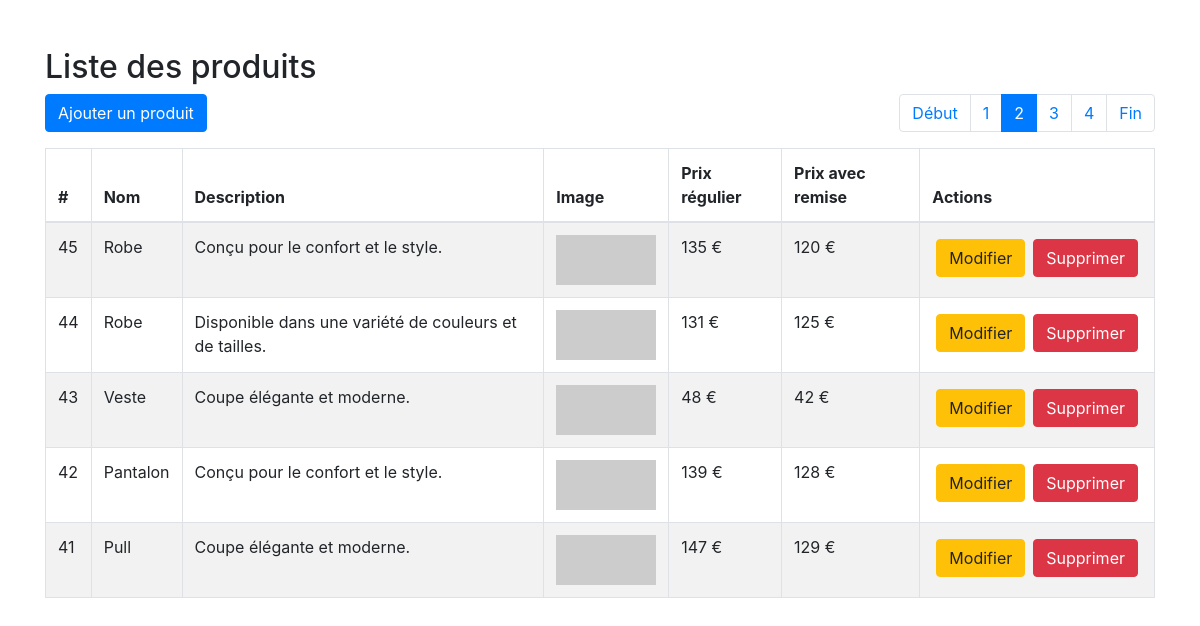
The app's page /index.php?page=2 with its own data.
### tables this page shows
CREATE TABLE produits (
        id INTEGER PRIMARY KEY AUTOINCREMENT,
        name TEXT NOT NULL,
        description TEXT,
        image TEXT,
        regular_price REAL NOT NULL,
        discount_price REAL NOT NULL,
        created_at TIMESTAMP DEFAULT CURRENT_TIMESTAMP,
        updated_at TIMESTAMP DEFAULT CURRENT_TIMESTAMP
    );

### index.php (the view, shortened to what this page needs)
<?php
include_once 'config.php';
$results_per_page = 5;
if (!isset ($_GET['page'])) {
    $page = 1;
} else {
    $page = $_GET['page'];
}
$start_from = ($page - 1) * $results_per_page;
try {
    $sql_count = "SELECT COUNT(*) AS total FROM produits";
    $result_count = $conn->query($sql_count);
    $row_count = $result_count->fetch(PDO::FETCH_ASSOC);
    $total_products = $row_count['total'];
    $sql = "SELECT * FROM produits ORDER BY id DESC LIMIT :start_from, :results_per_page";
    $stmt = $conn->prepare($sql);
    $stmt->bindParam(':start_from', $start_from, PDO::PARAM_INT);
    $stmt->bindParam(':results_per_page', $results_per_page, PDO::PARAM_INT);
    $stmt->execute();
    $products = $stmt->fetchAll(PDO::FETCH_ASSOC);
} catch (PDOException $e) {
    echo "Erreur : " . $e->getMessage();
}
?>
<!DOCTYPE html>
<html lang="fr">
<head>
    <link rel="stylesheet" href="https://maxcdn.bootstrapcdn.com/bootstrap/4.5.2/css/bootstrap.min.css">
</head>
<body>
    <div class="container mt-5">
        <h2>Liste des produits</h2>
        <div class="d-flex justify-content-between">
            <a href="add_product.php" class="btn btn-primary mb-3">Ajouter un produit</a>
            <nav aria-label="Page navigation">
                <ul class="pagination">
                    <?php
                    $total_pages = ceil($total_products / $results_per_page);
                    echo "<li class='page-item " . ($page == 1 ? 'disabled' : '') . "'><a class='page-link' href='index.php?page=1'>Début</a></li>";
                    for ($i = max(1, $page - 2); $i <= min($page + 2, $total_pages); $i++) {
                        $active_class = ($i == $page) ? 'active' : '';
                        echo "<li class='page-item $active_class'><a class='page-link' href='index.php?page=" . $i . "'>" . $i . "</a></li>";
                    }
                    echo "<li class='page-item " . ($page == $total_pages ? 'disabled' : '') . "'><a class='page-link' href='index.php?page=$total_pages'>Fin</a></li>";
                    ?>
                </ul>
            </nav>
        </div>
        <table class="table table-bordered table-striped">
            <thead>
                <tr>
                    <th>#</th>
                    <th>Nom</th>
                    <th>Description</th>
                    <th>Image</th>
                    <th>Prix régulier</th>
                    <th>Prix avec remise</th>
                    <th>Actions</th>
                </tr>
            </thead>
            <tbody>
                <?php
                if ($products) {
                    foreach ($products as $product) {
                        echo "<tr>";
                        echo "<td>" . $product['id'] . "</td>";
                        echo "<td>" . $product['name'] . "</td>";
                        echo "<td>" . $product['description'] . "</td>";
                        echo "<td><img src='" . $product['image'] . "' alt='Product Image' style='max-width: 100px; max-height: 100px;'></td>";
                        echo "<td>" . $product['regular_price'] . " €</td>";
                        echo "<td>" . $product['discount_price'] . " €</td>";
                        echo "<td>
                        <div class='d-flex'>
                        <a href='edit_product.php?id=" . $product['id'] . "' class='btn btn-warning m-1'>Modifier</a>
                        <button type='button' class='btn btn-danger delete-product m-1' data-product-id='" . $product['id'] . "'
                        data-bs-toggle='modal'
                        data-bs-target='#confirmDeleteModal'>Supprimer</button>
                        </div>
                </td>";
                        echo "</tr>";
                    }
                } else {
                    echo "<tr><td colspan='7'>Aucun produit trouvé</td></tr>";
                }
                ?>
            </tbody>
        </table>
    </div>
</body>
</html>

### records on screen
produits: id "45", name "Robe", description "Conçu pour le confort et le style.", regular_price "135", discount_price "120"
produits: id "44", name "Robe", description "Disponible dans une variété de couleurs et de tailles.", regular_price "131", discount_price "125"
produits: id "43", name "Veste", description "Coupe élégante et moderne.", regular_price "48", discount_price "42"
produits: id "42", name "Pantalon", description "Conçu pour le confort et le style.", regular_price "139", discount_price "128"
produits: id "41", name "Pull", description "Coupe élégante et moderne.", regular_price "147", discount_price "129"
